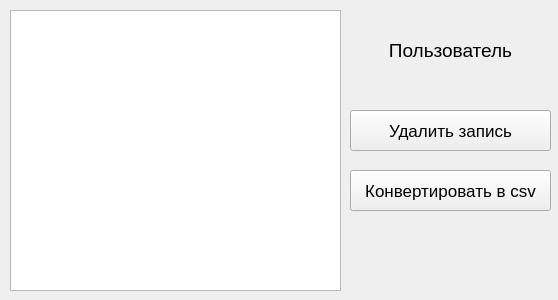
<?xml version="1.0" encoding="UTF-8"?>
<ui version="4.0">
 <class>Form</class>
 <widget class="QWidget" name="Form">
  <property name="geometry">
   <rect>
    <x>0</x>
    <y>0</y>
    <width>558</width>
    <height>300</height>
   </rect>
  </property>
  <property name="windowTitle">
   <string>Form</string>
  </property>
  <property name="styleSheet">
   <string notr="true"/>
  </property>
  <widget class="QTableWidget" name="recordings_table">
   <property name="geometry">
    <rect>
     <x>10</x>
     <y>10</y>
     <width>331</width>
     <height>281</height>
    </rect>
   </property>
   <property name="styleSheet">
    <string notr="true">color: rgb(240, 223, 28);</string>
   </property>
  </widget>
  <widget class="QLabel" name="username_label">
   <property name="geometry">
    <rect>
     <x>350</x>
     <y>10</y>
     <width>201</width>
     <height>81</height>
    </rect>
   </property>
   <property name="font">
    <font>
     <pointsize>14</pointsize>
    </font>
   </property>
   <property name="styleSheet">
    <string notr="true"/>
   </property>
   <property name="text">
    <string>Пользователь</string>
   </property>
   <property name="alignment">
    <set>Qt::AlignCenter</set>
   </property>
   <property name="wordWrap">
    <bool>true</bool>
   </property>
  </widget>
  <widget class="QPushButton" name="delete_btn">
   <property name="geometry">
    <rect>
     <x>350</x>
     <y>110</y>
     <width>201</width>
     <height>41</height>
    </rect>
   </property>
   <property name="font">
    <font>
     <pointsize>13</pointsize>
    </font>
   </property>
   <property name="styleSheet">
    <string notr="true"/>
   </property>
   <property name="text">
    <string>Удалить запись</string>
   </property>
  </widget>
  <widget class="QPushButton" name="convert_btn">
   <property name="geometry">
    <rect>
     <x>350</x>
     <y>170</y>
     <width>201</width>
     <height>41</height>
    </rect>
   </property>
   <property name="font">
    <font>
     <pointsize>13</pointsize>
    </font>
   </property>
   <property name="text">
    <string>Конвертировать в csv</string>
   </property>
  </widget>
 </widget>
 <resources/>
 <connections/>
</ui>
